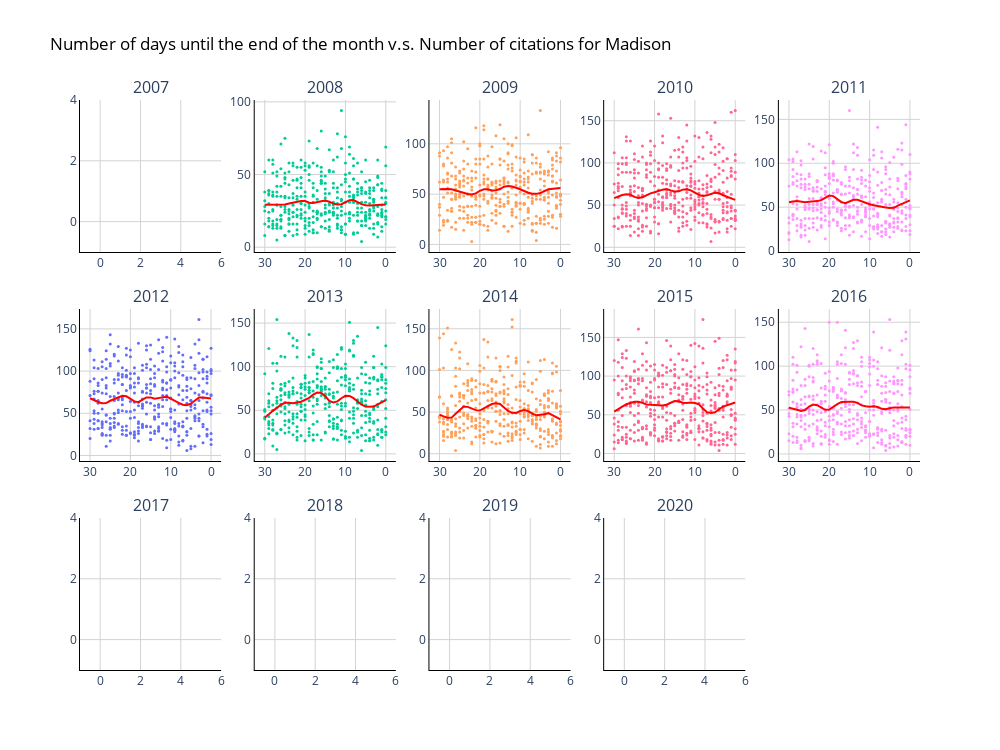

Notebook cell for this chart:
### Code cell
year = [[2007, 2008, 2009, 2010, 2011], [2012, 2013, 2014, 2015, 2016],[2017, 2018, 2019, 2020]]

fig = make_subplots(
            rows=3, cols=5,
            subplot_titles=("2007", "2008", "2009", "2010", "2011", "2012", "2013", "2014", "2015", "2016","2017", "2018", "2019", "2020"),
            vertical_spacing = 0.1)

row = 1
for y_row in year:
    col = 1
    for y_col in y_row:

        dat = data[(data['city'] == 'madison') & (data['year'] == y_col)]

        # x values for LOWESS
        x=dat['days_end_month'].values 
        # y values for both
        y=dat['citation_issued'].values

        lowess_reg = lowess(y, x, frac=0.2)

        fig.add_trace(go.Scatter(x=x, y=y,showlegend=False,mode = 'markers', name=y_col),
                    row=row, col=col)
        if col == 1 and row == 1:
            fig.add_trace(go.Scatter(x=lowess_reg[:,0], y=lowess_reg[:,1], name='LOWESS', line=dict(color='red')),
                       row=row, col=col)
        else:
            fig.add_trace(go.Scatter(x=lowess_reg[:,0], y=lowess_reg[:,1], name='LOWESS', line=dict(color='red'),showlegend=False,),
                       row=row, col=col)

        col += 1
    row += 1

# Set figure title
fig.update_layout(height=750, 
                  width=1000,
                  title=dict(text="Number of days until the end of the month v.s. Number of citations for Madison", 
                             font=dict(color='black')),
                
    )

fig.update_layout(dict(plot_bgcolor = 'white'))

fig.update_xaxes(autorange="reversed")

# Update axes lines
fig.update_xaxes(showgrid=True, gridwidth=1, gridcolor='lightgrey', 
                 zeroline=True, zerolinewidth=1, zerolinecolor='lightgrey', 
                 showline=True, linewidth=1, linecolor='black')

fig.update_yaxes(showgrid=True, gridwidth=1, gridcolor='lightgrey', 
                 zeroline=True, zerolinewidth=1, zerolinecolor='lightgrey', 
                 showline=True, linewidth=1, linecolor='black')


# Update marker size
fig.update_traces(marker=dict(size=3))

fig.show()

### Figure 1 — Plotly figure (JSON) as saved in the notebook; plotly's stock layout.template omitted (floating-point values rounded to 4 significant figures; data arrays with more than 128 entries replaced by an {"elided": "..."} marker saying what was removed)
{"data": [{"marker": {"size": 3}, "mode": "markers", "name": "2007", "showlegend": false, "type": "scatter", "x": [], "xaxis": "x", "y": [], "yaxis": "y"}, {"line": {"color": "red"}, "marker": {"size": 3}, "name": "LOWESS", "type": "scatter", "x": [], "xaxis": "x", "y": [], "yaxis": "y"}, {"marker": {"size": 3}, "mode": "markers", "name": "2008", "showlegend": false, "type": "scatter", "x": {"elided": "366 int values"}, "xaxis": "x2", "y": {"elided": "366 int values"}, "yaxis": "y2"}, {"line": {"color": "red"}, "marker": {"size": 3}, "name": "LOWESS", "showlegend": false, "type": "scatter", "x": {"elided": "366 int values"}, "xaxis": "x2", "y": {"elided": "366 float values"}, "yaxis": "y2"}, {"marker": {"size": 3}, "mode": "markers", "name": "2009", "showlegend": false, "type": "scatter", "x": {"elided": "365 int values"}, "xaxis": "x3", "y": {"elided": "365 int values"}, "yaxis": "y3"}, {"line": {"color": "red"}, "marker": {"size": 3}, "name": "LOWESS", "showlegend": false, "type": "scatter", "x": {"elided": "365 int values"}, "xaxis": "x3", "y": {"elided": "365 float values"}, "yaxis": "y3"}, {"marker": {"size": 3}, "mode": "markers", "name": "2010", "showlegend": false, "type": "scatter", "x": {"elided": "365 int values"}, "xaxis": "x4", "y": {"elided": "365 int values"}, "yaxis": "y4"}, {"line": {"color": "red"}, "marker": {"size": 3}, "name": "LOWESS", "showlegend": false, "type": "scatter", "x": {"elided": "365 int values"}, "xaxis": "x4", "y": {"elided": "365 float values"}, "yaxis": "y4"}, {"marker": {"size": 3}, "mode": "markers", "name": "2011", "showlegend": false, "type": "scatter", "x": {"elided": "365 int values"}, "xaxis": "x5", "y": {"elided": "365 int values"}, "yaxis": "y5"}, {"line": {"color": "red"}, "marker": {"size": 3}, "name": "LOWESS", "showlegend": false, "type": "scatter", "x": {"elided": "365 int values"}, "xaxis": "x5", "y": {"elided": "365 float values"}, "yaxis": "y5"}, {"marker": {"size": 3}, "mode": "markers", "name": "2012", "showlegend": false, "type": "scatter", "x": {"elided": "366 int values"}, "xaxis": "x6", "y": {"elided": "366 int values"}, "yaxis": "y6"}, {"line": {"color": "red"}, "marker": {"size": 3}, "name": "LOWESS", "showlegend": false, "type": "scatter", "x": {"elided": "366 int values"}, "xaxis": "x6", "y": {"elided": "366 float values"}, "yaxis": "y6"}, {"marker": {"size": 3}, "mode": "markers", "name": "2013", "showlegend": false, "type": "scatter", "x": {"elided": "365 int values"}, "xaxis": "x7", "y": {"elided": "365 int values"}, "yaxis": "y7"}, {"line": {"color": "red"}, "marker": {"size": 3}, "name": "LOWESS", "showlegend": false, "type": "scatter", "x": {"elided": "365 int values"}, "xaxis": "x7", "y": {"elided": "365 float values"}, "yaxis": "y7"}, {"marker": {"size": 3}, "mode": "markers", "name": "2014", "showlegend": false, "type": "scatter", "x": {"elided": "365 int values"}, "xaxis": "x8", "y": {"elided": "365 int values"}, "yaxis": "y8"}, {"line": {"color": "red"}, "marker": {"size": 3}, "name": "LOWESS", "showlegend": false, "type": "scatter", "x": {"elided": "365 int values"}, "xaxis": "x8", "y": {"elided": "365 float values"}, "yaxis": "y8"}, {"marker": {"size": 3}, "mode": "markers", "name": "2015", "showlegend": false, "type": "scatter", "x": {"elided": "365 int values"}, "xaxis": "x9", "y": {"elided": "365 int values"}, "yaxis": "y9"}, {"line": {"color": "red"}, "marker": {"size": 3}, "name": "LOWESS", "showlegend": false, "type": "scatter", "x": {"elided": "365 int values"}, "xaxis": "x9", "y": {"elided": "365 float values"}, "yaxis": "y9"}, {"marker": {"size": 3}, "mode": "markers", "name": "2016", "showlegend": false, "type": "scatter", "x": {"elided": "366 int values"}, "xaxis": "x10", "y": {"elided": "366 int values"}, "yaxis": "y10"}, {"line": {"color": "red"}, "marker": {"size": 3}, "name": "LOWESS", "showlegend": false, "type": "scatter", "x": {"elided": "366 int values"}, "xaxis": "x10", "y": {"elided": "366 float values"}, "yaxis": "y10"}, {"marker": {"size": 3}, "mode": "markers", "name": "2017", "showlegend": false, "type": "scatter", "x": [], "xaxis": "x11", "y": [], "yaxis": "y11"}, {"line": {"color": "red"}, "marker": {"size": 3}, "name": "LOWESS", "showlegend": false, "type": "scatter", "x": [], "xaxis": "x11", "y": [], "yaxis": "y11"}, {"marker": {"size": 3}, "mode": "markers", "name": "2018", "showlegend": false, "type": "scatter", "x": [], "xaxis": "x12", "y": [], "yaxis": "y12"}, {"line": {"color": "red"}, "marker": {"size": 3}, "name": "LOWESS", "showlegend": false, "type": "scatter", "x": [], "xaxis": "x12", "y": [], "yaxis": "y12"}, {"marker": {"size": 3}, "mode": "markers", "name": "2019", "showlegend": false, "type": "scatter", "x": [], "xaxis": "x13", "y": [], "yaxis": "y13"}, {"line": {"color": "red"}, "marker": {"size": 3}, "name": "LOWESS", "showlegend": false, "type": "scatter", "x": [], "xaxis": "x13", "y": [], "yaxis": "y13"}, {"marker": {"size": 3}, "mode": "markers", "name": "2020", "showlegend": false, "type": "scatter", "x": [], "xaxis": "x14", "y": [], "yaxis": "y14"}, {"line": {"color": "red"}, "marker": {"size": 3}, "name": "LOWESS", "showlegend": false, "type": "scatter", "x": [], "xaxis": "x14", "y": [], "yaxis": "y14"}], "layout": {"annotations": [{"font": {"size": 16}, "showarrow": false, "text": "2007", "x": 0.084, "xanchor": "center", "xref": "paper", "y": 1, "yanchor": "bottom", "yref": "paper"}, {"font": {"size": 16}, "showarrow": false, "text": "2008", "x": 0.292, "xanchor": "center", "xref": "paper", "y": 1, "yanchor": "bottom", "yref": "paper"}, {"font": {"size": 16}, "showarrow": false, "text": "2009", "x": 0.5, "xanchor": "center", "xref": "paper", "y": 1, "yanchor": "bottom", "yref": "paper"}, {"font": {"size": 16}, "showarrow": false, "text": "2010", "x": 0.708, "xanchor": "center", "xref": "paper", "y": 1, "yanchor": "bottom", "yref": "paper"}, {"font": {"size": 16}, "showarrow": false, "text": "2011", "x": 0.916, "xanchor": "center", "xref": "paper", "y": 1, "yanchor": "bottom", "yref": "paper"}, {"font": {"size": 16}, "showarrow": false, "text": "2012", "x": 0.084, "xanchor": "center", "xref": "paper", "y": 0.6333, "yanchor": "bottom", "yref": "paper"}, {"font": {"size": 16}, "showarrow": false, "text": "2013", "x": 0.292, "xanchor": "center", "xref": "paper", "y": 0.6333, "yanchor": "bottom", "yref": "paper"}, {"font": {"size": 16}, "showarrow": false, "text": "2014", "x": 0.5, "xanchor": "center", "xref": "paper", "y": 0.6333, "yanchor": "bottom", "yref": "paper"}, {"font": {"size": 16}, "showarrow": false, "text": "2015", "x": 0.708, "xanchor": "center", "xref": "paper", "y": 0.6333, "yanchor": "bottom", "yref": "paper"}, {"font": {"size": 16}, "showarrow": false, "text": "2016", "x": 0.916, "xanchor": "center", "xref": "paper", "y": 0.6333, "yanchor": "bottom", "yref": "paper"}, {"font": {"size": 16}, "showarrow": false, "text": "2017", "x": 0.084, "xanchor": "center", "xref": "paper", "y": 0.2667, "yanchor": "bottom", "yref": "paper"}, {"font": {"size": 16}, "showarrow": false, "text": "2018", "x": 0.292, "xanchor": "center", "xref": "paper", "y": 0.2667, "yanchor": "bottom", "yref": "paper"}, {"font": {"size": 16}, "showarrow": false, "text": "2019", "x": 0.5, "xanchor": "center", "xref": "paper", "y": 0.2667, "yanchor": "bottom", "yref": "paper"}, {"font": {"size": 16}, "showarrow": false, "text": "2020", "x": 0.708, "xanchor": "center", "xref": "paper", "y": 0.2667, "yanchor": "bottom", "yref": "paper"}], "height": 750, "plot_bgcolor": "white", "title": {"font": {"color": "black"}, "text": "Number of days until the end of the month v.s. Number of citations for Madison"}, "width": 1000, "xaxis": {"anchor": "y", "autorange": "reversed", "domain": [0, 0.168], "gridcolor": "lightgrey", "gridwidth": 1, "linecolor": "black", "linewidth": 1, "showgrid": true, "showline": true, "zeroline": true, "zerolinecolor": "lightgrey", "zerolinewidth": 1}, "xaxis10": {"anchor": "y10", "autorange": "reversed", "domain": [0.832, 1], "gridcolor": "lightgrey", "gridwidth": 1, "linecolor": "black", "linewidth": 1, "showgrid": true, "showline": true, "zeroline": true, "zerolinecolor": "lightgrey", "zerolinewidth": 1}, "xaxis11": {"anchor": "y11", "autorange": "reversed", "domain": [0, 0.168], "gridcolor": "lightgrey", "gridwidth": 1, "linecolor": "black", "linewidth": 1, "showgrid": true, "showline": true, "zeroline": true, "zerolinecolor": "lightgrey", "zerolinewidth": 1}, "xaxis12": {"anchor": "y12", "autorange": "reversed", "domain": [0.208, 0.376], "gridcolor": "lightgrey", "gridwidth": 1, "linecolor": "black", "linewidth": 1, "showgrid": true, "showline": true, "zeroline": true, "zerolinecolor": "lightgrey", "zerolinewidth": 1}, "xaxis13": {"anchor": "y13", "autorange": "reversed", "domain": [0.416, 0.584], "gridcolor": "lightgrey", "gridwidth": 1, "linecolor": "black", "linewidth": 1, "showgrid": true, "showline": true, "zeroline": true, "zerolinecolor": "lightgrey", "zerolinewidth": 1}, "xaxis14": {"anchor": "y14", "autorange": "reversed", "domain": [0.624, 0.792], "gridcolor": "lightgrey", "gridwidth": 1, "linecolor": "black", "linewidth": 1, "showgrid": true, "showline": true, "zeroline": true, "zerolinecolor": "lightgrey", "zerolinewidth": 1}, "xaxis15": {"anchor": "y15", "autorange": "reversed", "domain": [0.832, 1], "gridcolor": "lightgrey", "gridwidth": 1, "linecolor": "black", "linewidth": 1, "showgrid": true, "showline": true, "zeroline": true, "zerolinecolor": "lightgrey", "zerolinewidth": 1}, "xaxis2": {"anchor": "y2", "autorange": "reversed", "domain": [0.208, 0.376], "gridcolor": "lightgrey", "gridwidth": 1, "linecolor": "black", "linewidth": 1, "showgrid": true, "showline": true, "zeroline": true, "zerolinecolor": "lightgrey", "zerolinewidth": 1}, "xaxis3": {"anchor": "y3", "autorange": "reversed", "domain": [0.416, 0.584], "gridcolor": "lightgrey", "gridwidth": 1, "linecolor": "black", "linewidth": 1, "showgrid": true, "showline": true, "zeroline": true, "zerolinecolor": "lightgrey", "zerolinewidth": 1}, "xaxis4": {"anchor": "y4", "autorange": "reversed", "domain": [0.624, 0.792], "gridcolor": "lightgrey", "gridwidth": 1, "linecolor": "black", "linewidth": 1, "showgrid": true, "showline": true, "zeroline": true, "zerolinecolor": "lightgrey", "zerolinewidth": 1}, "xaxis5": {"anchor": "y5", "autorange": "reversed", "domain": [0.832, 1], "gridcolor": "lightgrey", "gridwidth": 1, "linecolor": "black", "linewidth": 1, "showgrid": true, "showline": true, "zeroline": true, "zerolinecolor": "lightgrey", "zerolinewidth": 1}, "xaxis6": {"anchor": "y6", "autorange": "reversed", "domain": [0, 0.168], "gridcolor": "lightgrey", "gridwidth": 1, "linecolor": "black", "linewidth": 1, "showgrid": true, "showline": true, "zeroline": true, "zerolinecolor": "lightgrey", "zerolinewidth": 1}, "xaxis7": {"anchor": "y7", "autorange": "reversed", "domain": [0.208, 0.376], "gridcolor": "lightgrey", "gridwidth": 1, "linecolor": "black", "linewidth": 1, "showgrid": true, "showline": true, "zeroline": true, "zerolinecolor": "lightgrey", "zerolinewidth": 1}, "xaxis8": {"anchor": "y8", "autorange": "reversed", "domain": [0.416, 0.584], "gridcolor": "lightgrey", "gridwidth": 1, "linecolor": "black", "linewidth": 1, "showgrid": true, "showline": true, "zeroline": true, "zerolinecolor": "lightgrey", "zerolinewidth": 1}, "xaxis9": {"anchor": "y9", "autorange": "reversed", "domain": [0.624, 0.792], "gridcolor": "lightgrey", "gridwidth": 1, "linecolor": "black", "linewidth": 1, "showgrid": true, "showline": true, "zeroline": true, "zerolinecolor": "lightgrey", "zerolinewidth": 1}, "yaxis": {"anchor": "x", "domain": [0.7333, 1], "gridcolor": "lightgrey", "gridwidth": 1, "linecolor": "black", "linewidth": 1, "showgrid": true, "showline": true, "zeroline": true, "zerolinecolor": "lightgrey", "zerolinewidth": 1}, "yaxis10": {"anchor": "x10", "domain": [0.3667, 0.6333], "gridcolor": "lightgrey", "gridwidth": 1, "linecolor": "black", "linewidth": 1, "showgrid": true, "showline": true, "zeroline": true, "zerolinecolor": "lightgrey", "zerolinewidth": 1}, "yaxis11": {"anchor": "x11", "domain": [0, 0.2667], "gridcolor": "lightgrey", "gridwidth": 1, "linecolor": "black", "linewidth": 1, "showgrid": true, "showline": true, "zeroline": true, "zerolinecolor": "lightgrey", "zerolinewidth": 1}, "yaxis12": {"anchor": "x12", "domain": [0, 0.2667], "gridcolor": "lightgrey", "gridwidth": 1, "linecolor": "black", "linewidth": 1, "showgrid": true, "showline": true, "zeroline": true, "zerolinecolor": "lightgrey", "zerolinewidth": 1}, "yaxis13": {"anchor": "x13", "domain": [0, 0.2667], "gridcolor": "lightgrey", "gridwidth": 1, "linecolor": "black", "linewidth": 1, "showgrid": true, "showline": true, "zeroline": true, "zerolinecolor": "lightgrey", "zerolinewidth": 1}, "yaxis14": {"anchor": "x14", "domain": [0, 0.2667], "gridcolor": "lightgrey", "gridwidth": 1, "linecolor": "black", "linewidth": 1, "showgrid": true, "showline": true, "zeroline": true, "zerolinecolor": "lightgrey", "zerolinewidth": 1}, "yaxis15": {"anchor": "x15", "domain": [0, 0.2667], "gridcolor": "lightgrey", "gridwidth": 1, "linecolor": "black", "linewidth": 1, "showgrid": true, "showline": true, "zeroline": true, "zerolinecolor": "lightgrey", "zerolinewidth": 1}, "yaxis2": {"anchor": "x2", "domain": [0.7333, 1], "gridcolor": "lightgrey", "gridwidth": 1, "linecolor": "black", "linewidth": 1, "showgrid": true, "showline": true, "zeroline": true, "zerolinecolor": "lightgrey", "zerolinewidth": 1}, "yaxis3": {"anchor": "x3", "domain": [0.7333, 1], "gridcolor": "lightgrey", "gridwidth": 1, "linecolor": "black", "linewidth": 1, "showgrid": true, "showline": true, "zeroline": true, "zerolinecolor": "lightgrey", "zerolinewidth": 1}, "yaxis4": {"anchor": "x4", "domain": [0.7333, 1], "gridcolor": "lightgrey", "gridwidth": 1, "linecolor": "black", "linewidth": 1, "showgrid": true, "showline": true, "zeroline": true, "zerolinecolor": "lightgrey", "zerolinewidth": 1}, "yaxis5": {"anchor": "x5", "domain": [0.7333, 1], "gridcolor": "lightgrey", "gridwidth": 1, "linecolor": "black", "linewidth": 1, "showgrid": true, "showline": true, "zeroline": true, "zerolinecolor": "lightgrey", "zerolinewidth": 1}, "yaxis6": {"anchor": "x6", "domain": [0.3667, 0.6333], "gridcolor": "lightgrey", "gridwidth": 1, "linecolor": "black", "linewidth": 1, "showgrid": true, "showline": true, "zeroline": true, "zerolinecolor": "lightgrey", "zerolinewidth": 1}, "yaxis7": {"anchor": "x7", "domain": [0.3667, 0.6333], "gridcolor": "lightgrey", "gridwidth": 1, "linecolor": "black", "linewidth": 1, "showgrid": true, "showline": true, "zeroline": true, "zerolinecolor": "lightgrey", "zerolinewidth": 1}, "yaxis8": {"anchor": "x8", "domain": [0.3667, 0.6333], "gridcolor": "lightgrey", "gridwidth": 1, "linecolor": "black", "linewidth": 1, "showgrid": true, "showline": true, "zeroline": true, "zerolinecolor": "lightgrey", "zerolinewidth": 1}, "yaxis9": {"anchor": "x9", "domain": [0.3667, 0.6333], "gridcolor": "lightgrey", "gridwidth": 1, "linecolor": "black", "linewidth": 1, "showgrid": true, "showline": true, "zeroline": true, "zerolinecolor": "lightgrey", "zerolinewidth": 1}}}
